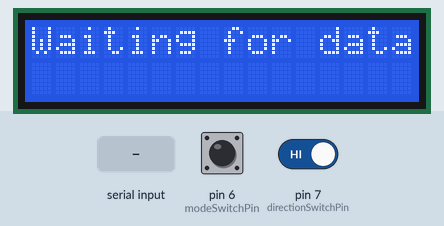
Simulated run of this sketch. Board: Arduino Uno, built with avr-gcc and run on an emulated ATmega328P. Parts: 16×2 character LCD. The test bench sets the inputs (shaded band); at power-on: pin 6 (modeSwitchPin) HIGH, pin 7 (directionSwitchPin) HIGH. What the sketch prints to the serial monitor is not drawn.

Above: at 1.2 s.
1.3 s: pin 6 (modeSwitchPin) pulled LOW for 0.15 s
At 2.7 s:
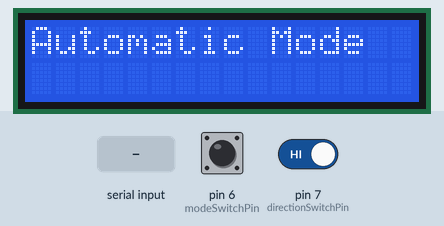
3.3 s: "1\n" received over Serial
At 3.6 s:
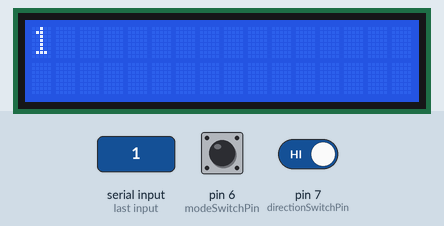
4.8 s: "0\n" received over Serial
At 6.0 s:
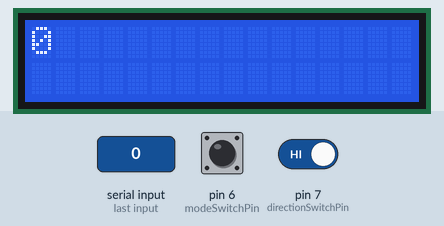
6.3 s: pin 6 (modeSwitchPin) pulled LOW for 1 s
At 7.1 s:
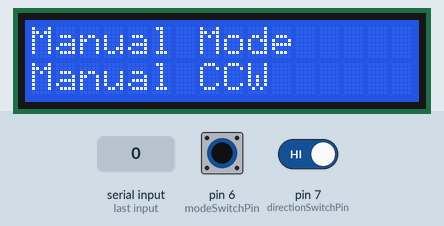
8.8 s: pin 6 (modeSwitchPin) pulled LOW for 3.2 s
13.8 s: pin 6 (modeSwitchPin) driven LOW and pin 7 (directionSwitchPin) driven LOW
At 15.2 s:
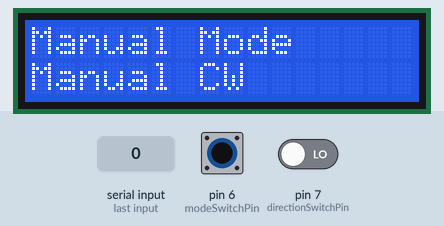
Timing chart, 0 to 16.3 s (numbered marks = the images above; inputs shaded):
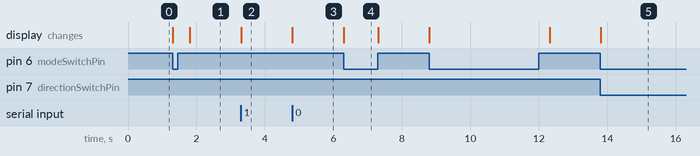

Measured:
- after the input at 1.3 s, the display: first changes at once (image 1 shows a later state)
- after the input at 3.3 s, the display: changes at once (image 2)
- after the input at 4.8 s, the display: changes at once (image 3)
- after the input at 6.3 s, the display: changes at once (image 4)
- after the input at 13.8 s, the display: changes at once (image 5)

The sketch:

arduino_uno_controller.ino
```cpp
#include <LiquidCrystal.h>

// Initialize the LCD library with the numbers of the interface pins
LiquidCrystal lcd(12, 11, 5, 4, 3, 2);

// Define DIP switch pins
const int modeSwitchPin = 6;  // DIP switch 1: Mode switch
const int directionSwitchPin = 7;  // DIP switch 2: Direction control

// Variables to track the current mode
enum Mode {AUTOMATIC, MANUAL};
Mode currentMode = AUTOMATIC;

void setup() {
  // Set up the LCD's number of columns and rows
  lcd.begin(16, 2);
  // Start the serial communication
  Serial.begin(9600);

  // Set up DIP switch pins
  pinMode(modeSwitchPin, INPUT_PULLUP);
  pinMode(directionSwitchPin, INPUT_PULLUP);

  // Print initial message to the LCD
  lcd.print("Waiting for data");
}

void loop() {
  // Read the mode switch DIP switch (DIP switch 1)
  if (digitalRead(modeSwitchPin) == LOW) {
    if (currentMode != MANUAL) {
      currentMode = MANUAL;
      lcd.clear();
      lcd.print("Manual Mode");
      Serial.println("Mode: Manual");
    }
  } else {
    if (currentMode != AUTOMATIC) {
      currentMode = AUTOMATIC;
      lcd.clear();
      lcd.print("Automatic Mode");
      Serial.println("Mode: Automatic");
    }
  }

  if (currentMode == AUTOMATIC) {
    // Check if data is available to read
    if (Serial.available() > 0) {
      // Read the incoming string
      String received = Serial.readStringUntil('\n');
      // Clear the LCD screen
      lcd.clear();
      // Set the cursor to the first row, first column
      lcd.setCursor(0, 0);
      // Print the received string to the LCD
      lcd.print(received);
    }
  } else {
    // Manual mode: check direction control DIP switch (DIP switch 2)
    if (digitalRead(directionSwitchPin) == LOW) {
      // Send manual clockwise command
      Serial.println("Manual Clockwise");
      lcd.setCursor(0, 1);
      lcd.print("Manual CW");
    } else {
      // Send manual counterclockwise command
      Serial.println("Manual Counter Clockwise");
      lcd.setCursor(0, 1);
      lcd.print("Manual CCW");
    }
    delay(500); // Simple debounce
  }
}
```
